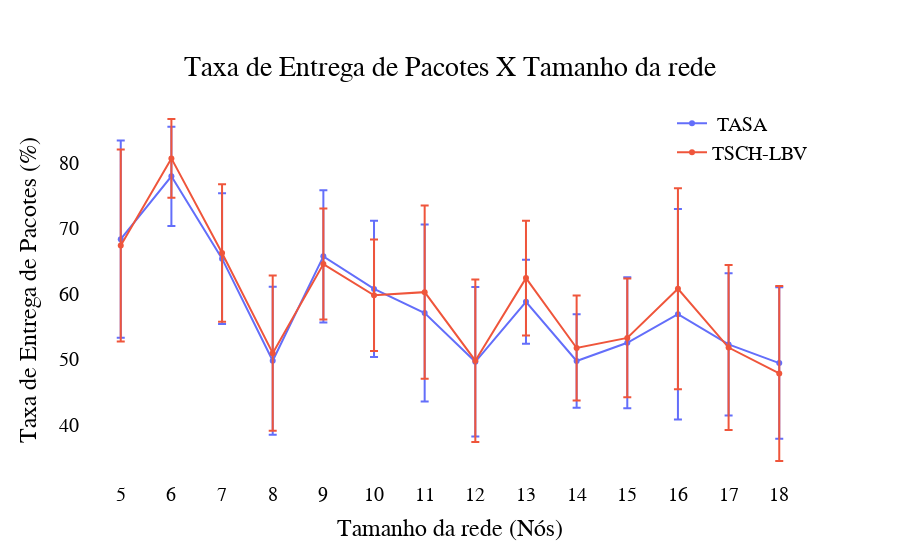

The notebook cell saved with this chart:
### Code cell
import plotly.graph_objects as go

 
x = [5, 6, 7, 8, 9, 10, 11, 12, 13, 14, 15, 16, 17, 18, 19, 20, 5, 6, 7, 8, 9, 10, 11, 12, 13, 14, 15, 16, 17, 18]
PDR_TASA = [ 
     68.32602144583419
, 77.90248206454122
, 65.35376764986904
, 49.80383255071409
, 65.70371368761946
, 60.741961176501306
, 57.070705622188505
, 49.64382175703243
, 58.77745401856041
, 49.76725627751971
, 52.54325980331335
, 56.88581971027749
, 52.28903802863757
, 49.448314256249944



] 
PDR_TSCH_LBV = [ 
     67.35746402977833
, 80.63103147760508
, 66.22839353119511
, 50.95744759939933
, 64.5261679172548
, 59.76986693327537
, 60.25319922260993
, 49.81065268002686
, 62.3911486695985
, 51.745275253746875
, 53.28062110355431
, 60.76884477601864
, 51.81144788747859
, 47.863338964289234

    ]

fig = go.Figure()

fig.add_trace(
    go.Scatter(x=x, y=PDR_TASA,name=' TASA',   error_y=dict(type='data', array=[  
        15.036576564964763 
, 7.55794974729009 
, 9.97131307645816 
, 11.289884627417942 
, 10.056852854924264 
, 10.387823738868144 
, 13.472302688741415 
, 11.39165192331057 
, 6.394174147872732 
, 7.123584288579072 
, 9.97527902304879 
, 16.03920888265533 
, 10.83455901299356 
, 11.533130728417872 
])    
    )) 


fig.add_trace(
    go.Scatter(x=x, y=PDR_TSCH_LBV,name='TSCH-LBV', error_y=dict(type='data', array=[ 
        14.616959107165343 
, 6.001341728443622 
, 10.474686334909359 
, 11.834420603293115 
, 8.457350512817746 
, 8.494790439871942 
, 13.207971862979663 
, 12.37505502348868 
, 8.74326672833553 
, 7.990405166065583 
, 9.033813162739614 
, 15.295036513718538 
, 12.574689551561285 
, 13.335674050184531 

    ])
    ))  
              
fig.update_layout(
    font=dict(
        family="Arial",
        size=20,
        color="Black"
    ),
    title={
        'text': "Taxa de Entrega de Pacotes X Tamanho da rede",
        'y':0.9,
        'x':0.5,
        'xanchor': 'center',
        'yanchor': 'top'},  
    
        xaxis=dict(
        title='Tamanho da rede (Nós)',
        tickmode='linear') ,
                   yaxis_title='Taxa de Entrega de Pacotes (%)', 
                    paper_bgcolor = 'rgba(0,0,0,0)', 
                    plot_bgcolor = 'rgba(0,0,0,0)') 
fig.update_layout(legend=dict(
    yanchor="top",
    y=0.99,
    xanchor="left",
    x=0.8
))

### Figure 1 — Plotly figure (JSON) as saved in the notebook; plotly's stock layout.template omitted (floating-point values rounded to 4 significant figures)
{"data": [{"error_y": {"array": [15.04, 7.558, 9.971, 11.29, 10.06, 10.39, 13.47, 11.39, 6.394, 7.124, 9.975, 16.04, 10.83, 11.53], "type": "data"}, "name": " TASA", "type": "scatter", "x": [5, 6, 7, 8, 9, 10, 11, 12, 13, 14, 15, 16, 17, 18, 19, 20, 5, 6, 7, 8, 9, 10, 11, 12, 13, 14, 15, 16, 17, 18], "y": [68.33, 77.9, 65.35, 49.8, 65.7, 60.74, 57.07, 49.64, 58.78, 49.77, 52.54, 56.89, 52.29, 49.45]}, {"error_y": {"array": [14.62, 6.001, 10.47, 11.83, 8.457, 8.495, 13.21, 12.38, 8.743, 7.99, 9.034, 15.3, 12.57, 13.34], "type": "data"}, "name": "TSCH-LBV", "type": "scatter", "x": [5, 6, 7, 8, 9, 10, 11, 12, 13, 14, 15, 16, 17, 18, 19, 20, 5, 6, 7, 8, 9, 10, 11, 12, 13, 14, 15, 16, 17, 18], "y": [67.36, 80.63, 66.23, 50.96, 64.53, 59.77, 60.25, 49.81, 62.39, 51.75, 53.28, 60.77, 51.81, 47.86]}], "layout": {"font": {"color": "Black", "family": "Arial", "size": 20}, "legend": {"x": 0.8, "xanchor": "left", "y": 0.99, "yanchor": "top"}, "paper_bgcolor": "rgba(0,0,0,0)", "plot_bgcolor": "rgba(0,0,0,0)", "title": {"text": "Taxa de Entrega de Pacotes X Tamanho da rede", "x": 0.5, "xanchor": "center", "y": 0.9, "yanchor": "top"}, "xaxis": {"tickmode": "linear", "title": {"text": "Tamanho da rede (Nós)"}}, "yaxis": {"title": {"text": "Taxa de Entrega de Pacotes (%)"}}}}
